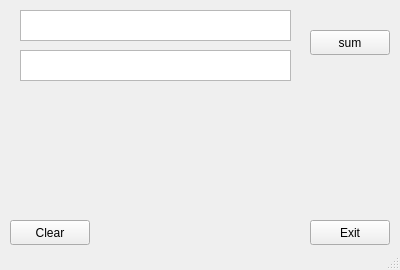
<?xml version="1.0" encoding="UTF-8"?>
<ui version="4.0">
 <class>MainWindow</class>
 <widget class="QMainWindow" name="MainWindow">
  <property name="geometry">
   <rect>
    <x>0</x>
    <y>0</y>
    <width>400</width>
    <height>270</height>
   </rect>
  </property>
  <property name="minimumSize">
   <size>
    <width>400</width>
    <height>270</height>
   </size>
  </property>
  <property name="maximumSize">
   <size>
    <width>400</width>
    <height>270</height>
   </size>
  </property>
  <property name="windowTitle">
   <string>Calculator</string>
  </property>
  <property name="windowIcon">
   <iconset>
    <normaloff>../Downloads/171352_calculator_icon.png</normaloff>../Downloads/171352_calculator_icon.png</iconset>
  </property>
  <property name="toolTip">
   <string>&lt;html&gt;&lt;head/&gt;&lt;body&gt;&lt;p&gt;Calculator&lt;/p&gt;&lt;/body&gt;&lt;/html&gt;</string>
  </property>
  <property name="iconSize">
   <size>
    <width>24</width>
    <height>24</height>
   </size>
  </property>
  <widget class="QWidget" name="centralwidget">
   <widget class="QPushButton" name="pushButton">
    <property name="geometry">
     <rect>
      <x>310</x>
      <y>220</y>
      <width>80</width>
      <height>25</height>
     </rect>
    </property>
    <property name="text">
     <string>Exit</string>
    </property>
   </widget>
   <widget class="QPushButton" name="pushButton_2">
    <property name="geometry">
     <rect>
      <x>310</x>
      <y>30</y>
      <width>80</width>
      <height>25</height>
     </rect>
    </property>
    <property name="text">
     <string>sum</string>
    </property>
   </widget>
   <widget class="QTextEdit" name="t1">
    <property name="geometry">
     <rect>
      <x>20</x>
      <y>10</y>
      <width>271</width>
      <height>31</height>
     </rect>
    </property>
   </widget>
   <widget class="QTextEdit" name="t2">
    <property name="geometry">
     <rect>
      <x>20</x>
      <y>50</y>
      <width>271</width>
      <height>31</height>
     </rect>
    </property>
   </widget>
   <widget class="QLabel" name="l1">
    <property name="geometry">
     <rect>
      <x>20</x>
      <y>100</y>
      <width>371</width>
      <height>101</height>
     </rect>
    </property>
    <property name="text">
     <string>&lt;html&gt;&lt;head/&gt;&lt;body&gt;&lt;p&gt;&lt;br/&gt;&lt;/p&gt;&lt;/body&gt;&lt;/html&gt;</string>
    </property>
   </widget>
   <widget class="QPushButton" name="pushButton_3">
    <property name="geometry">
     <rect>
      <x>10</x>
      <y>220</y>
      <width>80</width>
      <height>25</height>
     </rect>
    </property>
    <property name="text">
     <string>Clear</string>
    </property>
   </widget>
  </widget>
  <widget class="QStatusBar" name="statusBar"/>
 </widget>
 <resources/>
 <connections>
  <connection>
   <sender>pushButton</sender>
   <signal>clicked()</signal>
   <receiver>MainWindow</receiver>
   <slot>close()</slot>
   <hints>
    <hint type="sourcelabel">
     <x>270</x>
     <y>119</y>
    </hint>
    <hint type="destinationlabel">
     <x>321</x>
     <y>190</y>
    </hint>
   </hints>
  </connection>
 </connections>
</ui>
